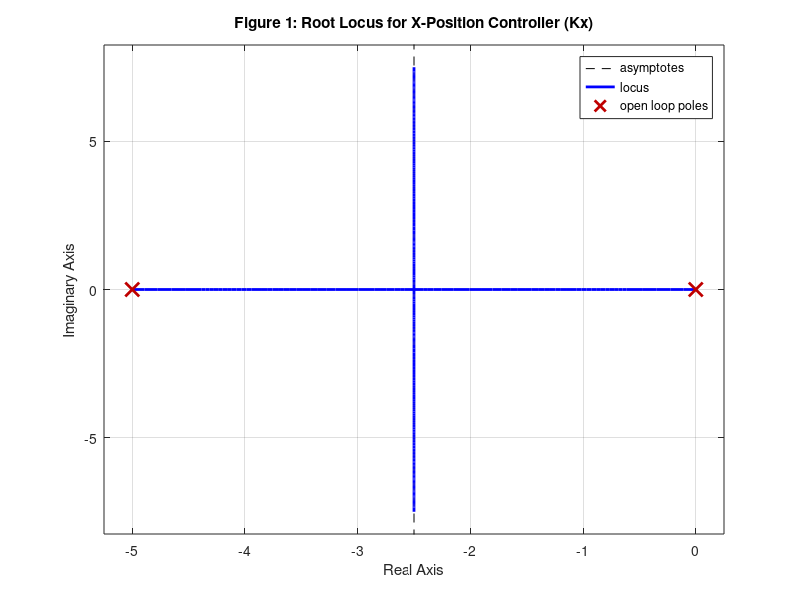

Write MATLAB code to recreate this figure. (Note: this script raises an error after producing the figure.)


%
% Project01
% EML 4312
% Rick Lind
%

%--------------------------------------------------------------------
%   Define parameters for simulation
%--------------------------------------------------------------------


%
% Define time vector
%
Tstep = 0.01;                         % define time step 
Tstop = 5.0;                         % define time to stop
t = [0:Tstep:Tstop]';                % define time vector

%
% Define commands
%
Xcommand = zeros(1,length(t));       % initialize command to be 0
Xcommand(2/Tstep:length(t)) = 22;    % step command starts at 2 seconds
Ycommand = zeros(1,length(t));       % initialize command to be 0
Ycommand(4/Tstep:length(t)) = 12;    % step command starts at 4 seconds

%
% Velocity
%
Vo = 70*1.467;                        % velocity is 70 mph (convert to fps)


%--------------------------------------------------------------
% Make the x-position autopilot
%--------------------------------------------------------------

%
% Define the plant model
%
P = tf(5,[1 5 0]);                    % plant is P

%
% Make a root locus for Kx
%
figure(1)                             % open new figure
rlocus(P)                             % plot root locus
title('Figure 1: Root Locus for X-Position Controller (Kx)')
xlabel('Real Axis')
ylabel('Imaginary Axis')
grid on

%
% STUDENT : Choose control gains
%
Kp = 2.284;                           % proportional controller
Ki = 0.079;                           % integral controller
Kd = .234;                           % derivative controller

%   
% Define PID controller
%
KP = Kp;                              % define proportional controller
KD = tf([Kd 0],[1]);                  % define derivative controller
KI = tf([Ki],[1 0]);                  % define integral controller
Kx = parallel(KP,KI);                 % define PI 
Kx = parallel(Kx,KD);                 % define PID

%
% Make the closed-loop system
%
PK = series(Kx,P);                    % loop gain
S = feedback(PK,1);                   % close the loop

%
% Command increase of 22 feet
%
figure(2)                             % open new figure
opt = stepDataOptions;                % define options for step command
opt.StepAmplitude = 22;               % change magnitude to 22
x = step(S,t,opt);                    % compute step response
plot(t,x);                            % plot data
title('Figure 2: X-Position Step Response (22 ft command at t=2s)')
xlabel('Time (seconds)')
ylabel('X Position (feet)')
grid on

%
% Save the system                      
%
Xsystem = S;                          % rename as Xsystem



%--------------------------------------------------------------
% Make the y-position autopilot
%--------------------------------------------------------------


%
% Make the y-position autopilot
%
P = tf(100,[1 100]);                  % plant is P CHANGED THE PLANT 
I = tf(Vo,[1 0]);                     % integrator is I

%
% Make a root locus for Kphi
%
figure(3)                             % open new figure
rlocus(P);                            % plot root locus
title('Figure 3: Root Locus for Turn Angle Controller (Kphi)')
xlabel('Real Axis')
ylabel('Imaginary Axis')
grid on

%
% STUDENT : Choose control gains
%
Kp = -0.984;                           % proportional controller
Ki = 0.0;                             % integral controller
Kd = 0.0;                             % derivative controller


%
% Define PID controller
%
KP = Kp;                              % define proportional controller
KD = tf([Kd 0],[1]);                  % define derivative controller
KI = tf([Ki],[1 0]);                  % define integral controller
Kphi = parallel(KP,KI);               % define PI
Kphi = parallel(Kphi,KD);             % define PID

%
% Make closed-loop system with Kphi
%
PK = series(Kphi,P);                   % loop gain
T = feedback(PK,1);                    % close the lop with Kphi

%
% Plot step response to turn angle
%
figure(4)                              % open new figure
step(T)                                % plot step response
title('Figure 4: Turn Angle (Phi) Step Response')
xlabel('Time (seconds)')
ylabel('Turn Angle (radians)')
grid on

%
% Include integrator to convert velocity to position
%
TI = series(T,I);                      % include integrator with loop gain

%
% Make root locus for Ky
%
figure(5)                              % open new figure
rlocus(TI)                             % plot root locus
title('Figure 5: Root Locus for Y-Position Controller (Ky) with Integrator')
xlabel('Real Axis')
ylabel('Imaginary Axis')
grid on

%
% STUDENT : Choose a control gain
%
Kp = -.0001;                          % proportional controller
Ki = 0.0;                             % integral controller
Kd = 0.0;                             % derivative controller

%
% Define PID controller
%
KP = Kp;                               % define proportional controller
KD = tf([Kd 0],[1]);                   % define derivative controller
KI = tf([Ki],[1 0]);                   % define integral controller
Ky = parallel(KP,KI);                  % define PI
Ky = parallel(Ky,KD);                  % define PID

%
% Make closed-loop system with Ky
%
TK = series(Ky,TI);                    % include Ky with loop gain
S = feedback(TK,1);                    % close the loop with Ky

%
% Command increase of 12 feet
%
figure(6)                              % open new figure
opt = stepDataOptions;                 % variables for step command
opt.StepAmplitude = 12;                % set magnitude to 12
z = step(S,t,opt);                     % compute step esponse

%
% Plot response
%
% We would not start the lane change until after x acceleration
%   so delay the step response in y for 2 second
%
for i=1:length(t)
    if i <= 200
        y(i)=0;
    else
        y(i)=z(i-200);
    end
end
plot(t,y);
title('Figure 6: Y-Position Step Response (12 ft command at t=4s)')
xlabel('Time (seconds)')
ylabel('Y Position (feet)')
grid on

%
% Save the system
%
Ysystem = S;

%--------------------------------------------------------------------
%   Make movie of car driving
%--------------------------------------------------------------------
[M,t,Xus,Yus,Xother1,Yother1,Xother2,Yother2] = ...
        project01_movie(Xsystem,Ysystem);


%
% Play the movie
% movie(M,1,5)



